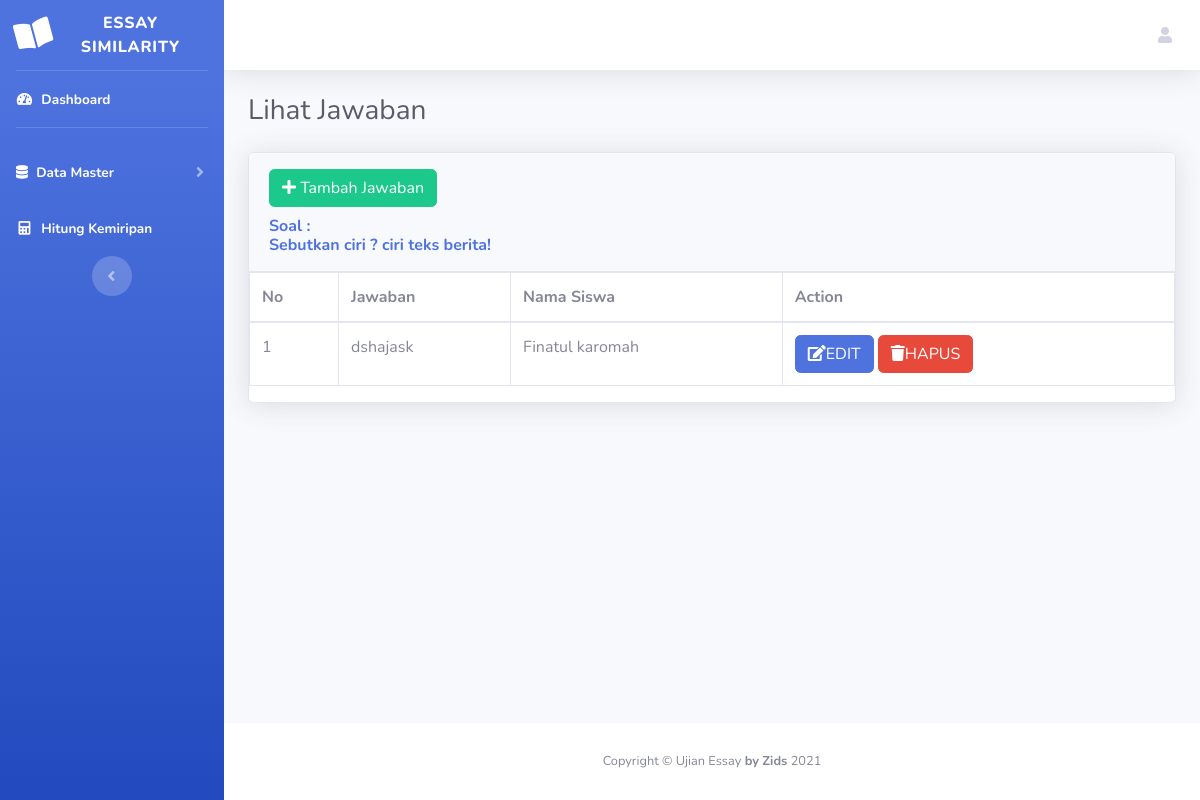
The page /jawaban/lihatjawaban.php?id_soal=12 (signed in) on the database as committed earlier.
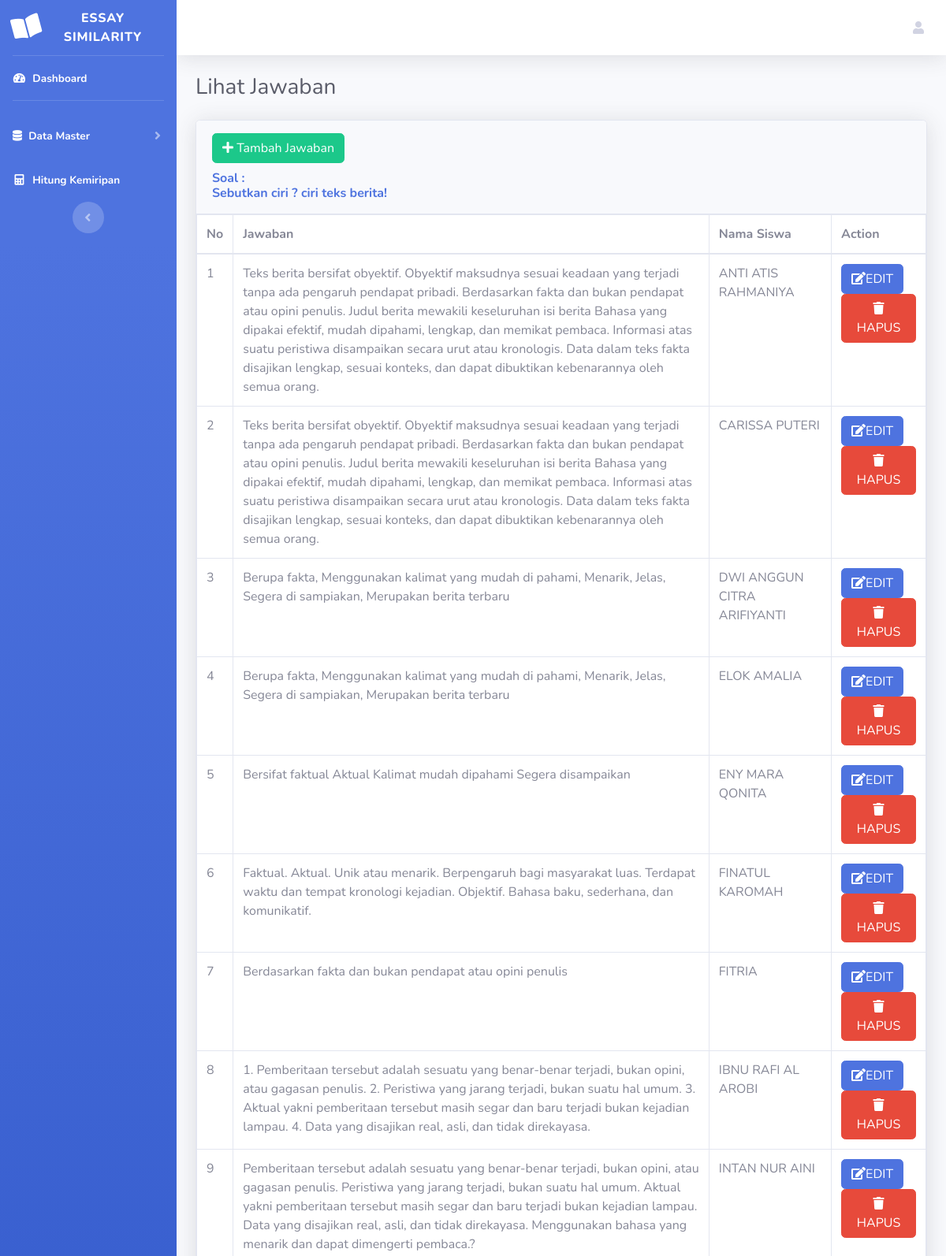
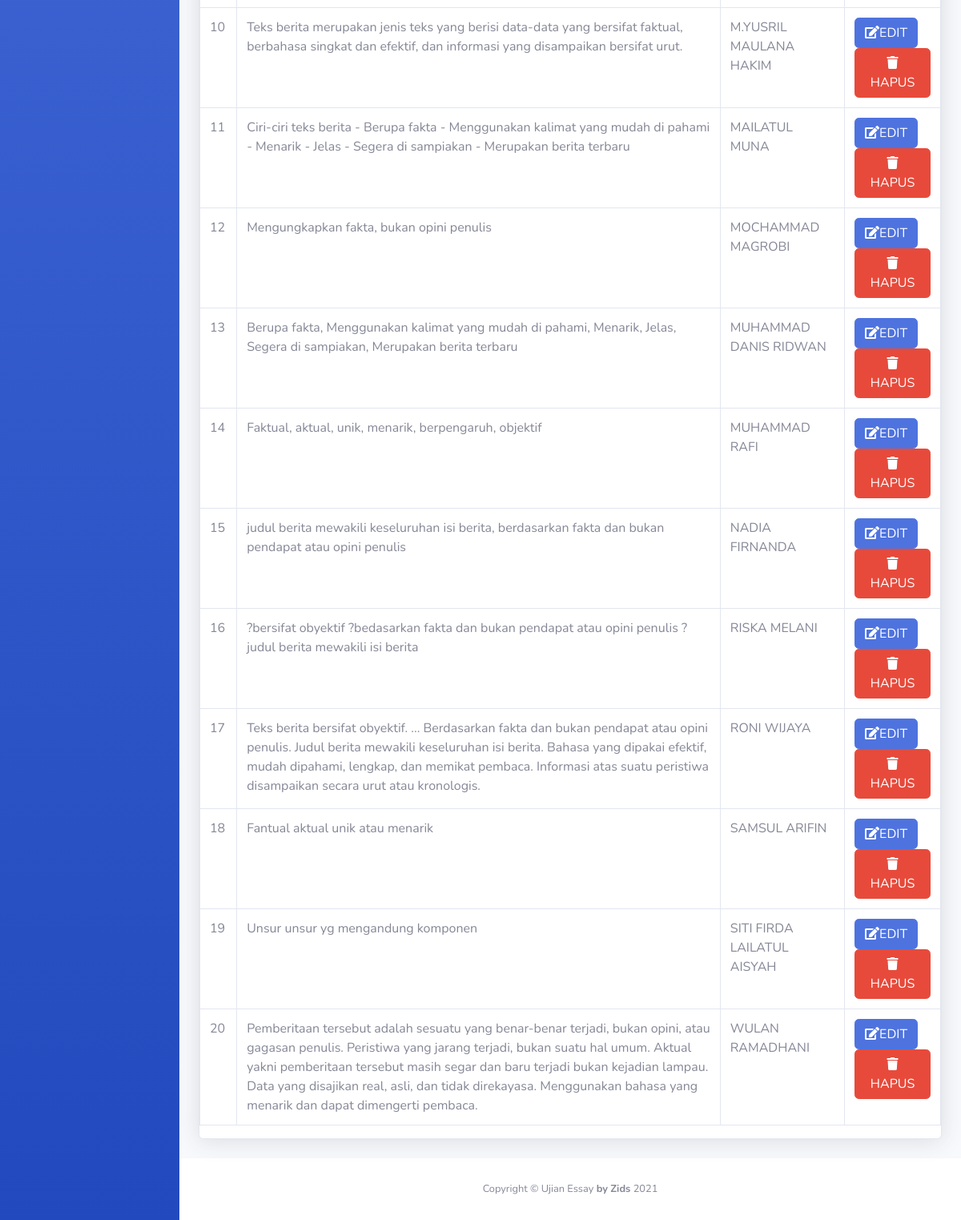
The same page on the database as committed later (2 pictures, top to bottom).
### tables this page shows
CREATE TABLE `soal` (
  `id_soal` int(10) NOT NULL,
  `pertanyaan` varchar(300) NOT NULL,
  `id_jenissoal` int(10) NOT NULL
);

CREATE TABLE `jawaban` (
  `id_jawaban` int(10) NOT NULL,
  `jawaban` text NOT NULL,
  `nis` int(10) NOT NULL,
  `id_soal` int(10) NOT NULL
);

CREATE TABLE `siswa` (
  `nis` int(10) NOT NULL,
  `nama_siswa` varchar(100) NOT NULL,
  `id_kelas` int(10) DEFAULT NULL
);

### jawaban/lihatjawaban.php (the view)
<?php include("../head.php") ?>
<?php include("../body.php") ?>
<?php include("../koneksi/koneksi.php");
include '../koneksi/koneksi.php';
$id_soal = $_GET['id_soal'];
$data = mysqli_query($db, "select * from soal where id_soal='$id_soal'");
while ($d = mysqli_fetch_array($data)) {
?>
    <div class="container-fluid">
        <h1 class="h3 mb-4 text-gray-800">Lihat Jawaban </h1>
        <div class="card shadow mb-4">
            <div class="card-header py-3">
                <a href="tambahjawaban.php?id_soal=<?php echo $d['id_soal']; ?>"><button type="button" class="btn btn-success" style="margin-bottom: 10px;">
                        <i class="fa fa-plus"></i> Tambah Jawaban</button></a>
                <h6 class="m-0 font-weight-bold text-primary">Soal : <br><?= $d['pertanyaan']; ?></h6>
            </div>
        <?php }  ?>
        <div class="table-responsive">
            <table class="table table-bordered" id="dataTable" width="100%" cellspacing="0">
                <thead>
                    <tr>
                        <th>No</th>
                        <th>Jawaban</th>
                        <th>Nama Siswa</th>
                        <th>Action</th>
                    </tr>
                </thead>
                <tbody>
                    <?php
                    $id_soal = $_GET['id_soal'];
                    $no = 1;
                    $data = mysqli_query($db, "SELECT * From jawaban INNER JOIN siswa on jawaban.nis=siswa.nis where id_soal='$id_soal' ");
                    while ($da = mysqli_fetch_array($data)) {
                    ?>
                        <tr>
                            <td><?php echo $no++; ?></td>
                            <td><?php echo $da['jawaban']; ?></td>
                            <td><?php echo $da['nama_siswa']; ?></td>
                            <td><a href="editjawaban.php?id_jawaban=<?php echo $da['id_jawaban']; ?>" class="btn btn-primary modal_edit">
                                    <i class="fa fa-edit"></i>EDIT</a>
                                <a href="hapusjawaban.php?id_jawaban=<?php echo $da['id_jawaban']; ?>" onclick="javascript: return confirm('Anda yakin hapus ?')" class="btn btn-danger modal_delete">
                                    <i class="fa fa-trash"></i>HAPUS</a>
                            </td>
                        </tr>
                    <?php }
                    ?>
                </tbody>
            </table>
        </div>
        </div>
    </div>
    <?php include("../foot.php") ?>

Rows that differ between the two databases and show on the page:
added jawaban: jawaban "Teks berita bersifat obyektif. Obyektif maksudnya sesuai keadaan yang terjadi tanpa ada pengaruh pendapat pribadi. Berdasarkan fakta dan bukan pendapat atau opini penulis. Judul berita mewakili keseluruhan isi berita Bahasa yang dipakai efektif, mudah dipahami, lengkap, dan memikat pembaca. Informasi atas suatu peristiwa disampaikan secara urut atau kronologis. Data dalam teks fakta disajikan lengkap, sesuai konteks, dan dapat dibuktikan kebenarannya oleh semua orang.", siswa.nama_siswa "ANTI ATIS RAHMANIYA"
added jawaban: jawaban "Teks berita bersifat obyektif. Obyektif maksudnya sesuai keadaan yang terjadi tanpa ada pengaruh pendapat pribadi. Berdasarkan fakta dan bukan pendapat atau opini penulis. Judul berita mewakili keseluruhan isi berita Bahasa yang dipakai efektif, mudah dipahami, lengkap, dan memikat pembaca. Informasi atas suatu peristiwa disampaikan secara urut atau kronologis. Data dalam teks fakta disajikan lengkap, sesuai konteks, dan dapat dibuktikan kebenarannya oleh semua orang.", siswa.nama_siswa "CARISSA PUTERI"
added jawaban: jawaban "Berupa fakta, Menggunakan kalimat yang mudah di pahami, Menarik, Jelas, Segera di sampiakan, Merupakan berita terbaru", siswa.nama_siswa "DWI ANGGUN CITRA ARIFIYANTI"
added jawaban: jawaban "Berupa fakta, Menggunakan kalimat yang mudah di pahami, Menarik, Jelas, Segera di sampiakan, Merupakan berita terbaru", siswa.nama_siswa "ELOK AMALIA"
added jawaban: jawaban "Bersifat faktual Aktual Kalimat mudah dipahami Segera disampaikan", siswa.nama_siswa "ENY MARA QONITA"
added jawaban: jawaban "Faktual. Aktual. Unik atau menarik. Berpengaruh bagi masyarakat luas. Terdapat waktu dan tempat kronologi kejadian. Objektif. Bahasa baku, sederhana, dan komunikatif.", siswa.nama_siswa "FINATUL KAROMAH"
added jawaban: jawaban "Berdasarkan fakta dan bukan pendapat atau opini penulis", siswa.nama_siswa "FITRIA"
now on this page (row edited): jawaban: jawaban "1. Pemberitaan tersebut adalah sesuatu yang benar-benar terjadi, bukan opini, atau gagasan penulis. 2. Peristiwa yang jarang terjadi, bukan suatu hal umum. 3. Aktual yakni pemberitaan tersebut masih segar dan baru terjadi bukan kejadian lampau. 4. Data yang disajikan real, asli, dan tidak direkayasa.", siswa.nama_siswa "IBNU RAFI AL AROBI"
now on this page (row edited): jawaban: jawaban "Pemberitaan tersebut adalah sesuatu yang benar-benar terjadi, bukan opini, atau gagasan penulis. Peristiwa yang jarang terjadi, bukan suatu hal umum. Aktual yakni pemberitaan tersebut masih segar dan baru terjadi bukan kejadian lampau. Data yang disajikan real, asli, dan tidak direkayasa. Menggunakan bahasa yang menarik dan dapat dimengerti pembaca.?", siswa.nama_siswa "INTAN NUR AINI"
now on this page (row edited): jawaban: jawaban "Teks berita merupakan jenis teks yang berisi data-data yang bersifat faktual, berbahasa singkat dan efektif, dan informasi yang disampaikan bersifat urut.", siswa.nama_siswa "M.YUSRIL MAULANA HAKIM"
now on this page (row edited): jawaban: jawaban "Ciri-ciri teks berita - Berupa fakta - Menggunakan kalimat yang mudah di pahami - Menarik - Jelas - Segera di sampiakan - Merupakan berita terbaru", siswa.nama_siswa "MAILATUL MUNA"
now on this page (row edited): jawaban: jawaban "Mengungkapkan fakta, bukan opini penulis", siswa.nama_siswa "MOCHAMMAD MAGROBI"
now on this page (row edited): jawaban: jawaban "Berupa fakta, Menggunakan kalimat yang mudah di pahami, Menarik, Jelas, Segera di sampiakan, Merupakan berita terbaru", siswa.nama_siswa "MUHAMMAD DANIS RIDWAN"
now on this page (row edited): jawaban: jawaban "Faktual, aktual, unik, menarik, berpengaruh, objektif", siswa.nama_siswa "MUHAMMAD RAFI"
now on this page (row edited): jawaban: jawaban "judul berita mewakili keseluruhan isi berita, berdasarkan fakta dan bukan pendapat atau opini penulis", siswa.nama_siswa "NADIA FIRNANDA"
now on this page (row edited): jawaban: jawaban "?bersifat obyektif ?bedasarkan fakta dan bukan pendapat atau opini penulis ?judul berita mewakili isi berita", siswa.nama_siswa "RISKA MELANI"
now on this page (row edited): jawaban: jawaban "Teks berita bersifat obyektif. ... Berdasarkan fakta dan bukan pendapat atau opini penulis. Judul berita mewakili keseluruhan isi berita. Bahasa yang dipakai efektif, mudah dipahami, lengkap, dan memikat pembaca. Informasi atas suatu peristiwa disampaikan secara urut atau kronologis.", siswa.nama_siswa "RONI WIJAYA"
now on this page (row edited): jawaban: jawaban "Fantual aktual unik atau menarik", siswa.nama_siswa "SAMSUL ARIFIN"
changed jawaban: jawaban "dshajask" → "Unsur unsur yg mengandung komponen"; siswa.nama_siswa "Finatul karomah" → "SITI FIRDA LAILATUL AISYAH"
added jawaban: jawaban "Pemberitaan tersebut adalah sesuatu yang benar-benar terjadi, bukan opini, atau gagasan penulis. Peristiwa yang jarang terjadi, bukan suatu hal umum. Aktual yakni pemberitaan tersebut masih segar dan baru terjadi bukan kejadian lampau. Data yang disajikan real, asli, dan tidak direkayasa. Menggunakan bahasa yang menarik dan dapat dimengerti pembaca.", siswa.nama_siswa "WULAN RAMADHANI"
